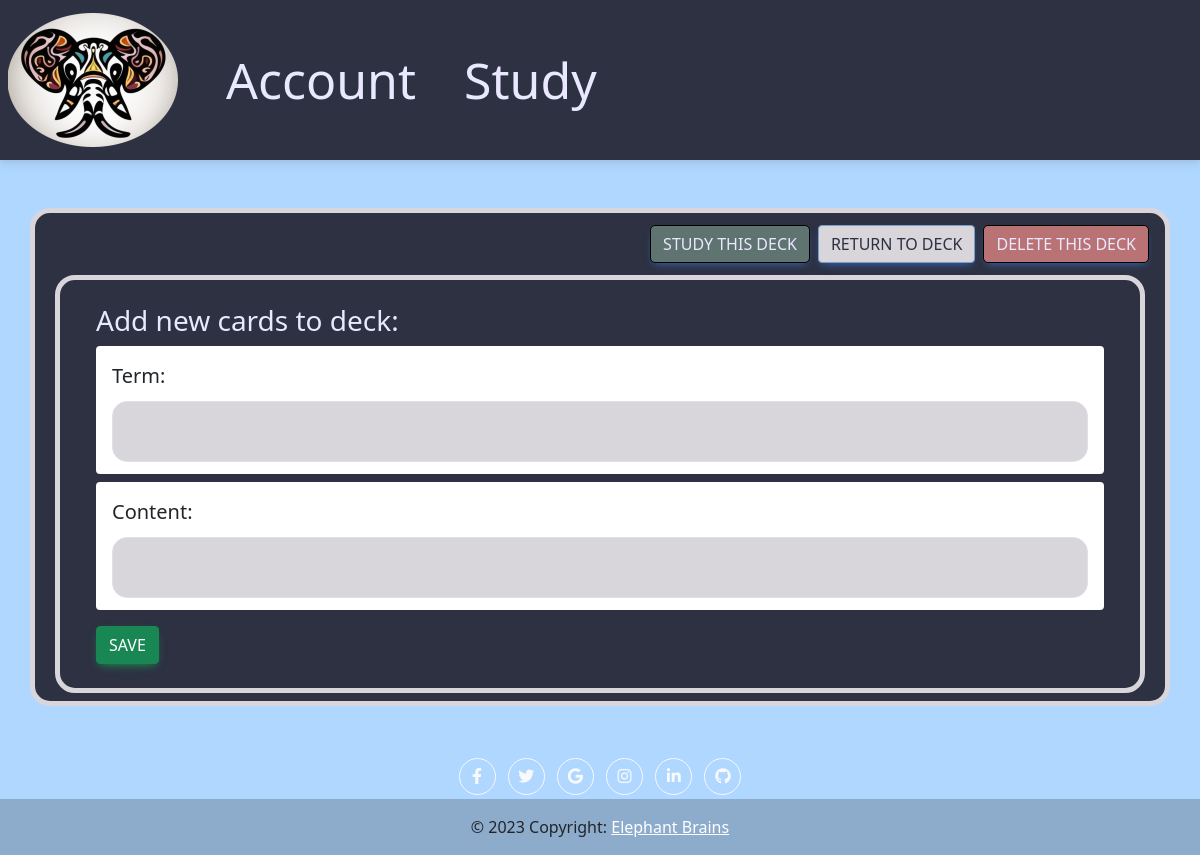
Before: /addterms/8 (signed in) with the older database file.
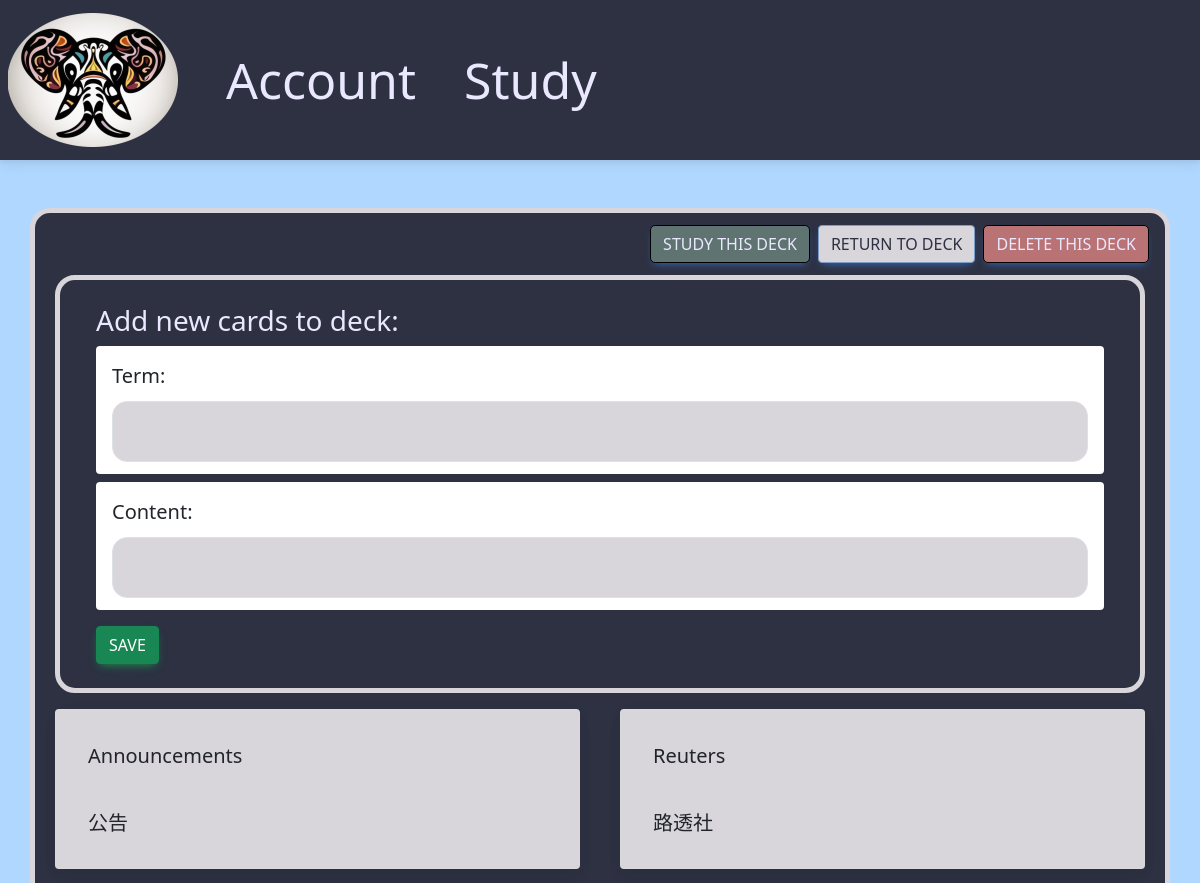
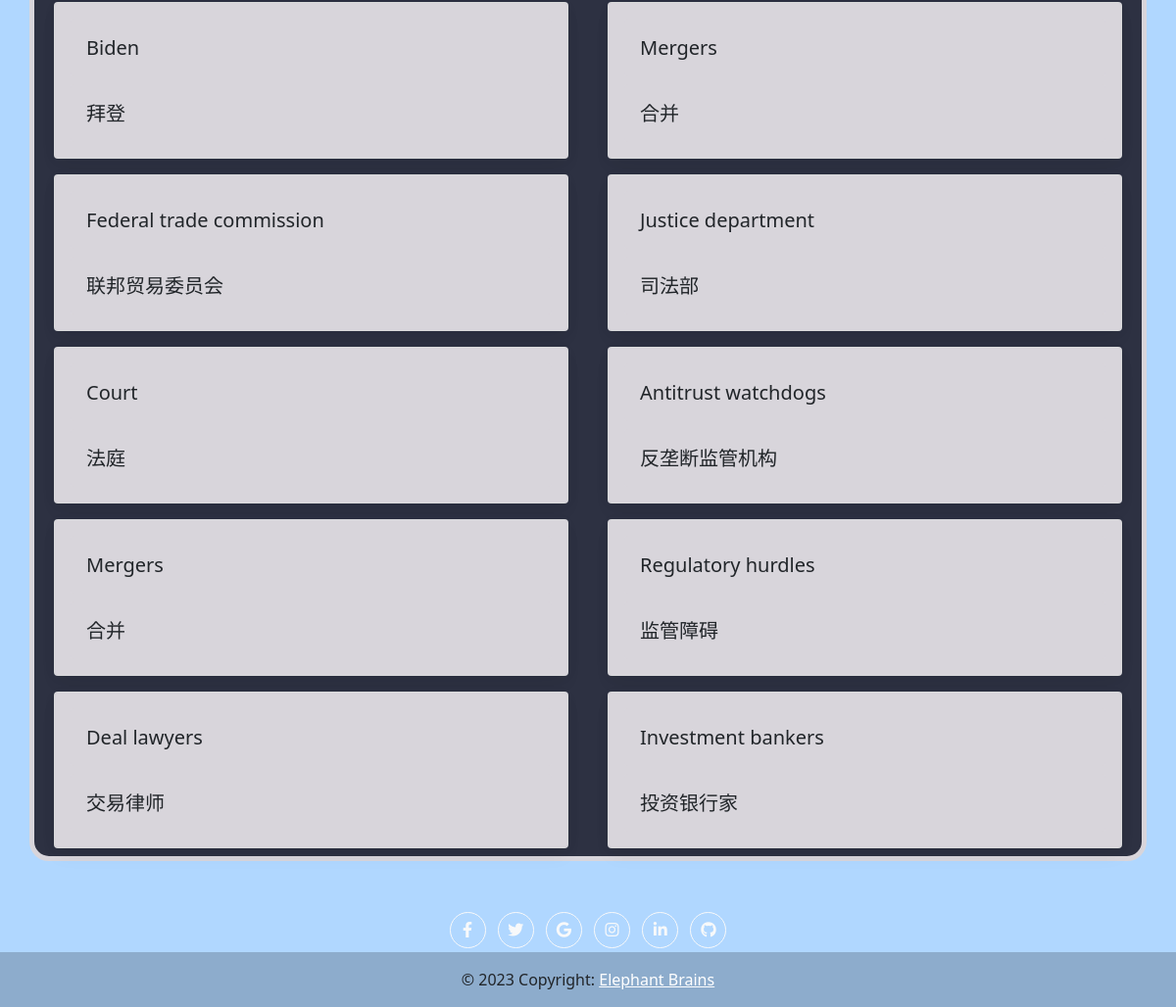
After: the same page with the newer database file (2 pictures, top to bottom).
### app.py (models this page shows, shortened)
class Card(db.Model):
    id = db.Column(db.Integer, primary_key=True)
    term = db.Column(db.String(50), nullable=False)
    content = db.Column(db.String(255), nullable=False)
    boc_2 = db.Column(db.String(255), nullable=True)
    boc_3 = db.Column(db.String(255), nullable=True)
    img = db.Column(db.String(255), nullable=True)
    sound = db.Column(db.String(255), nullable=True)
    boc_id = db.Column(db.Float(10), nullable=True)
    box_id = db.Column(db.Float(10), nullable=True, default=0)
    interval = db.Column(db.Integer, default=1)
    time_updated = db.Column(db.DateTime, default=datetime.utcnow)
    times_asked = db.Column(db.Integer, default=0)
    times_correct = db.Column(db.Integer, default=0)
    times_correct_row = db.Column(db.Integer, default=0)
    create_method = db.Column(db.String(255), nullable=True)
    category = db.Column(db.String(255), nullable=True)
    edited = db.Column(db.Integer, default=0)
    diff_lvl = db.Column(db.Float(100), default=1)

### app.py (the view, shortened to what this page needs)
@app.route("/addterms/<int:deck_id>", methods = ["POST", "GET"])
@login_required
def addterms(deck_id):
    form = AddTermForm()
    deck = Deck.query.filter_by(id=deck_id, user_id=current_user.id).first()
    cards = Card.query.filter(Card.decks.any(id=deck_id)).order_by(Card.id.desc()).all()
    return render_template("addterms.html".format(deck=deck), title="Add Terms", form=form, cards=cards, deck=deck)

### app.py
class AddTermForm(FlaskForm):
    term = StringField(validators=[InputRequired(), Length(min=1, max=50)])
    content = StringField(validators=[InputRequired(), Length(min=1, max=50)])
    submit = SubmitField("Save")

### app.py (called while the page is built)
@login_manager.user_loader
def load_user(user_id):
    return User.query.get(int(user_id))

@app.after_request
def after_request(response):
    response.headers["Cache-Control"] = "no-cache, no-store, must-revalidate"
    response.headers["Expires"] = 0
    response.headers["Pragma"] = "no-cache"
    return response

### templates/addterms.html (shortened to what this page needs)
{% extends "layout.html" %} {% block title %} Card Editor {% endblock %}  {% block main_0 %}
<div class = "container box_0 flex my-5">
    <div class = "d-flex justify-content-end my-2">
        <a href="/study/{{deck.id}}" class="btn btn-primary box_study m-1"> Study this deck</a>
        <a href="/currentdeck/{{deck.id}}" class="btn btn-primary box_save m-1"> Return to deck</a>
        <a href="/delete/{{deck.id}}" class="btn btn-primary box_warning m-1"> Delete this deck</a>
        </div>
<div class="row box_0 flex m-2 p-2">
  <form method="POST" action="">
<div class="m-3">
        <h3> Add new cards to deck: </h3>
          <h5 class=" border-0 form-control form-control-lg">
            Term: {{form.term (class="btn-lg border btn-block my-1 box_1" )}}
          </h5>
          <p class=" border-0 form-control form-control-lg">
            Content: {{form.content(class=" btn-lg border btn-block my-1 box_1" )}}
          </p>
          <div class = "col justify-content-end">
          {{form.submit (class="btn btn-success primary box_save d-flex")}}
        </div>
  </form>
  </div>
</div>
<div class="row">
  {% for card in cards%}
  <div class="col-sm-6">
    <div class="card m-2 bg-light">
      <div class="card-body">
        <h5 class="card-title border-0 input_0 form-control form-control-lg">
          {{card.term }}
        </h5>
        <p class="card-text border-0 input_0 form-control form-control-lg">
          {{card.content }}
        </p>
      </div>
    </div>
  </div>
  {% endfor %}
</div>
{% endblock %}

Changed rows visible on the page:
added Card: term "Announcements", content "公告"
added Card: term "Reuters", content "路透社"
added Card: term "Biden", content "拜登"
added Card: term "Mergers", content "合并"
added Card: term "Federal trade commission", content "联邦贸易委员会"
added Card: term "Justice department", content "司法部"
added Card: term "Court", content "法庭"
added Card: term "Antitrust watchdogs", content "反垄断监管机构"
added Card: term "Mergers", content "合并"
added Card: term "Regulatory hurdles", content "监管障碍"
added Card: term "Deal lawyers", content "交易律师"
added Card: term "Investment bankers", content "投资银行家"
